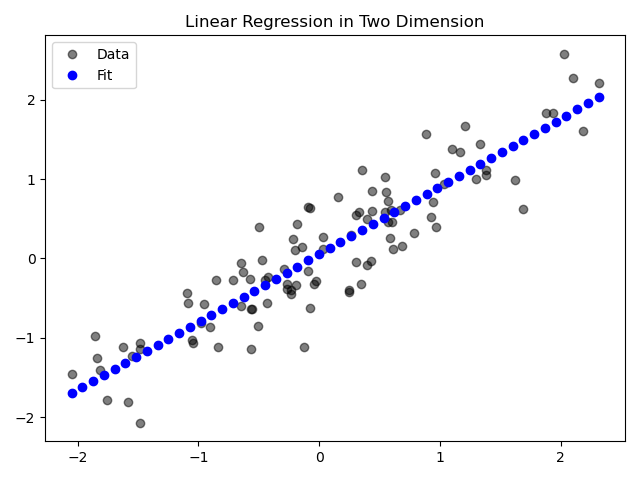

The script that saved this image:
import numpy as np
from matplotlib import pyplot as plt

mean = [0, 0]
cov = [[1, 0.9], [0.9, 1]]

rng = np.random.default_rng(0)
X, y = rng.multivariate_normal(mean, cov, 100).T

X = np.vstack((X, np.ones(shape=X.shape))).T

beta = np.linalg.inv(X.T @ X) @ (X.T @ y)
m, b = beta

a = np.linspace(X.min(), X.max())
c = m * a + b

print(beta.shape)
print(X.shape)
print(y.shape)

plt.title("Linear Regression in Two Dimension")
plt.plot(X[:, 0], y, "ko", alpha=0.5, label="Data")
plt.plot(a, c, "bo", label="Fit")
plt.legend()
plt.tight_layout()
plt.savefig("bestfit.png")
plt.show()
